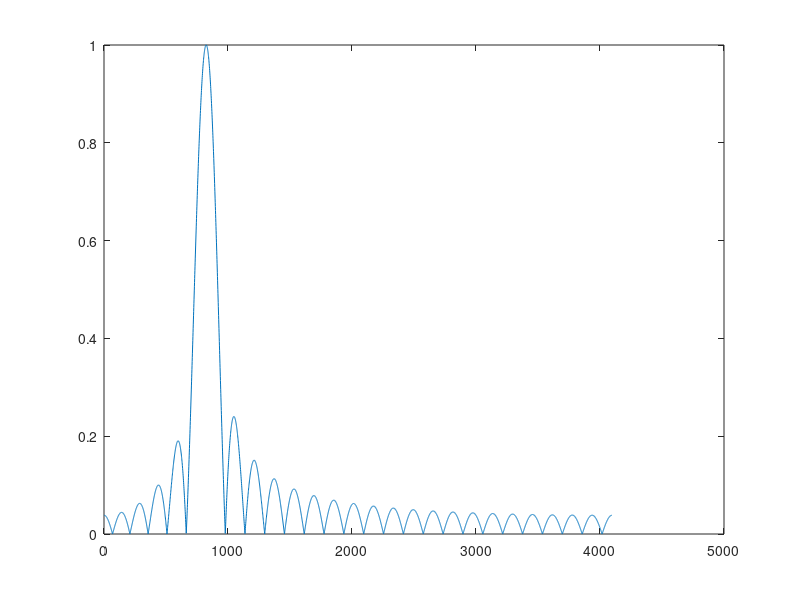

Here is the MATLAB script that generated this plot:
clear;
clc;

% Values for Filter
L = 50;
N = 4096;
a = 1;
wn = a;
b = zeros(1,L);
omegaC = 0.2*pi;

% Calculating b with beta being zero
j = 1;
for i = 0:L
        b(j) = cos(omegaC * i)*wn;

        j = j + 1;
end

% Calc Frequency Responce
[H, W] = freqz(b, a, N);

% Find Beta that equals magnitude responce of 1 by dividing 1 by max
% magnitude
beta = 1 / max(abs(H));

% ReCalc Frequency Responce
[H, W] = freqz(beta.*b, a, N);

% Plot Responce
plot(abs(H));

% Find range that is above 1/sqrt(2)
result = find(abs(H) > (1/sqrt(2)));

% Get the first and last Normalised Frequency
ftOmeg = W(result(1));
ltOmeg = W(result(size(result,1)));

ftOmeg - ltOmeg;

ftf = ftOmeg * (8000 / (2*pi));
ltf = ltOmeg * (8000 / (2*pi));

bandwidth = ltf - ftf;



